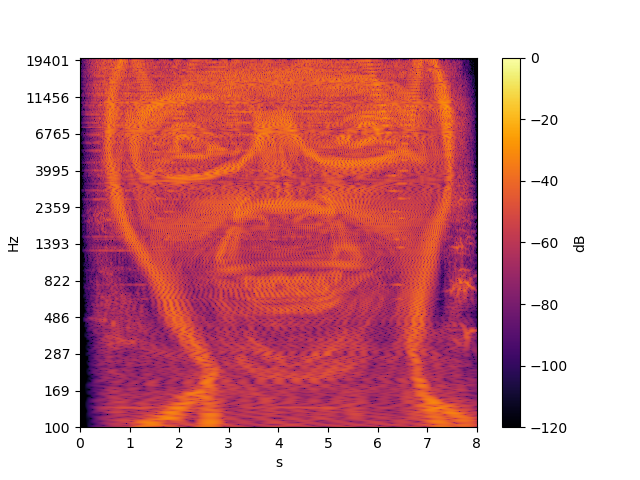

This figure's Python source:
import os, sys
src = os.path.join(os.path.dirname(__file__), '..', 'src', 'python')
sys.path.insert(0, src)

from qdft import QDFT

import matplotlib.pyplot as plot
import matplotlib.ticker as ticker
import numpy as np
import numpy.lib.stride_tricks as tricks
import wavfile as wav


def main():

    x, sr, bits = wav.read('face.wav', fmt='float')

    x = np.array(x).mean(axis=-1)

    qdft = QDFT(sr, bandwidth=(100, min(20e3, sr/2)), resolution=50, latency=1)

    spectrogram = np.empty((0, qdft.size))

    chunks = tricks.sliding_window_view(x, sr)[::sr]

    for i, chunk in enumerate(chunks):

        percent = int(100 * (i + 1) / len(chunks))

        print(f'{percent}%')

        dfts = qdft.qdft(chunk)

        with np.errstate(all='ignore'):
            db = 20 * np.log10(np.abs(dfts))

        spectrogram = np.vstack((spectrogram, db))

    args = dict(extent=(0, spectrogram.shape[0] / sr, 0, spectrogram.shape[1]),
                origin='lower',
                aspect='auto',
                cmap='inferno',
                interpolation='nearest')

    plot.imshow(spectrogram.T, **args)
    cbar = plot.colorbar()

    plot.xlabel('s')
    plot.ylabel('Hz')
    cbar.set_label('dB')

    plot.clim(-120, 0)

    plot.gca().yaxis.set_major_locator(ticker.IndexLocator(qdft.size//10, 0))
    plot.gca().yaxis.set_major_formatter(lambda i, _: round(qdft.frequencies[int(i) % qdft.size]))

    plot.show()


if __name__ == '__main__':

    main()
